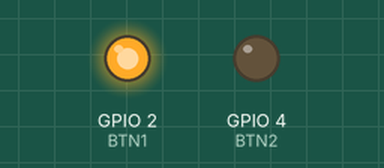
Bench run of a sketch on a simulated ESP32. Shown: output pins drawn as LEDs (lit = HIGH). Dashed ring = blinking.

Above: at 0.05 s.
At 1.3 s:
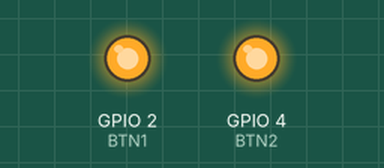
At 2.45 s:
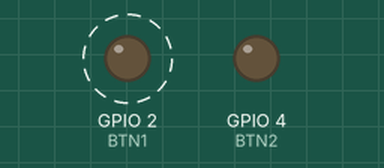
At 3.5 s:
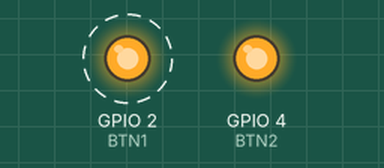
Timing chart, 0 to 5.1 s (numbered marks = the images above):
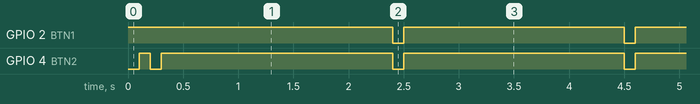

The sketch:

TrafficLightController_ESP32.ino
```cpp
#define BTN1 2
#define BTN2 4

/*
 * R - G
 * YR - Y
 * G - R
 * Y - YR
 */

void setup() {
  // put your setup code here, to run once:

  pinMode(BTN1, OUTPUT);
  pinMode(BTN2, OUTPUT);
  digitalWrite(BTN1, HIGH);
  digitalWrite(BTN2, HIGH);

}

bool initialized = false;

void loop() {

  if(!initialized)
  {
    for(byte i = 0; i < 2; i++)
    {
      digitalWrite(BTN2, LOW);
      delay(100);
      digitalWrite(BTN2, HIGH);
      delay(100);
    }
    initialized = true;
  }

  while(true)
  {
    digitalWrite(BTN1, HIGH);
    digitalWrite(BTN2, HIGH);
    delay(2000);
    digitalWrite(BTN1, LOW);
    digitalWrite(BTN2, LOW);
    delay(100);
  }

}
```

Measured:
- by itself, GPIO 2 (BTN1): alternates HIGH for 2.0 s and LOW for 0.10 s
- by itself, GPIO 4 (BTN2): repeats every 2.2 s: LOW 0.10 s, HIGH 2.1 s
